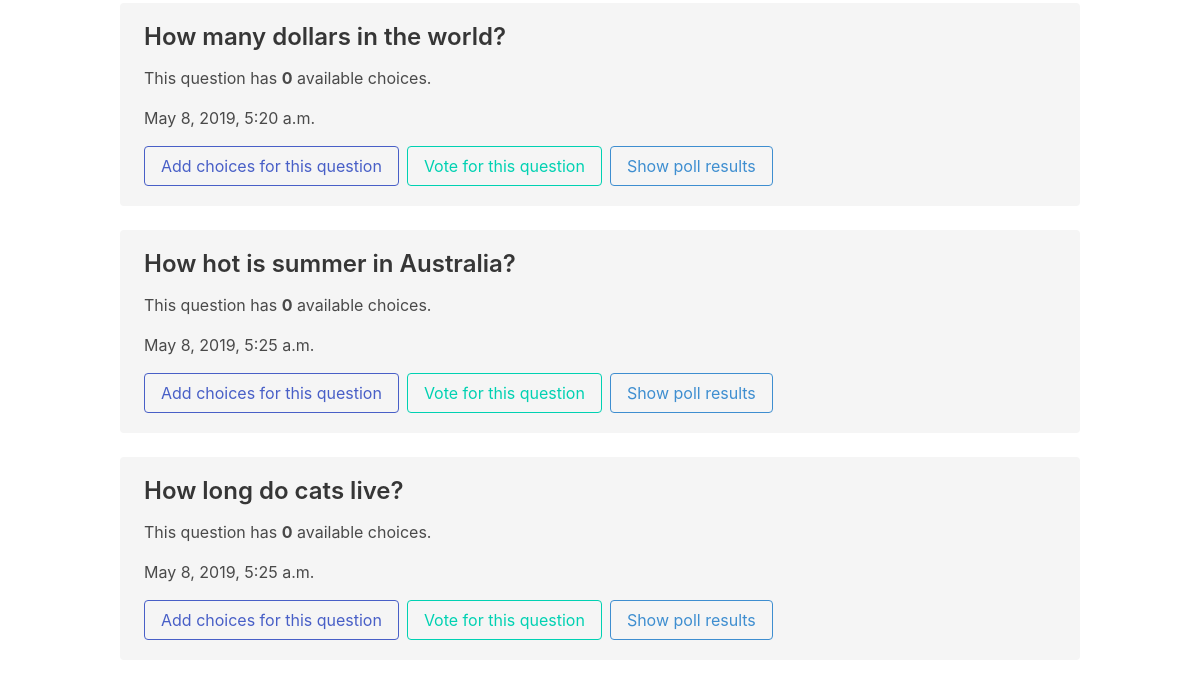
Before: /polls/list/ (lower part) with the older database file.
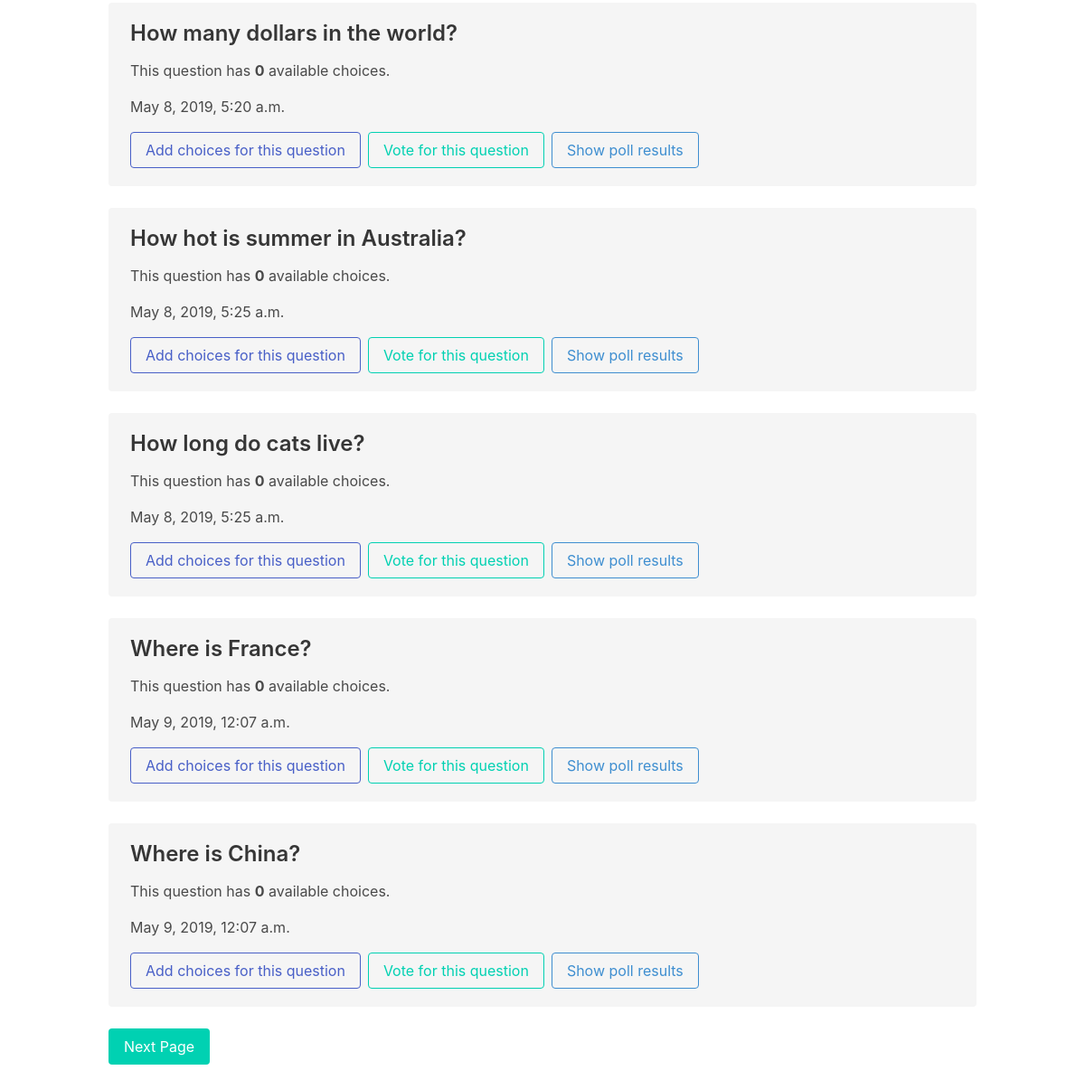
After: the same page with the newer database file.
### polls/models.py (models this page shows, shortened)
class Question(models.Model):
    question_text = models.CharField(max_length=200)
    pub_date = models.DateTimeField(auto_now=True)

### polls/views.py (the view)
# urls.py: path('polls/list/', polls_questions_list, name='polls-list'),
def polls_questions_list(request):
    questions_list = Question.objects.all()
    paginator = Paginator(questions_list, 8)
    page = request.GET.get('page')
    data = paginator.get_page(page)
    context = {'title': 'Polls List Page',
               'data':data}
    return render(request, 'questions-list.html', context)

### templates/questions-list.html (shortened to what this page needs)
{% extends 'base.html' %}
{% block content %}
<section class="section">
	<section class="container">
		<section class="content">
			{% for q in data %}
				<div class="notification is-light">
					<h3>{{ q.question_text }}</h3>
					<p>This question has <strong>{{ q.choice_set.all.count }}</strong>
					available choices.</p>
					<p class="">{{ q.pub_date}}</p>
					<div class="buttons">
						<a class="button is-link is-outlined" href="{% url 'polls-create-choice' q.id  %}">Add choices for this question</a>
						<a class="button is-primary is-outlined" href="{% url 'polls-vote' q.id  %}">Vote for this question</a>
						<a class="button is-info is-outlined" href="{% url 'polls-results' q.id  %}">Show poll results</a>
					</div>
				</div>
			{% endfor %}
			{% if data.has_next %}
			<a class="button is-primary" href="?page={{ data.next_page_number }}">Next Page</a>
			{% endif %}
		</section>
	</section>
</section>
{% endblock %}

Changed rows visible on the page:
added Question: question_text "Where is France?", choice_set.all.count "0", pub_date "May 9, 2019, 12:07 a.m."
added Question: question_text "Where is China?", choice_set.all.count "0", pub_date "May 9, 2019, 12:07 a.m."
Other visible differences:
text now shown: "Next Page"
